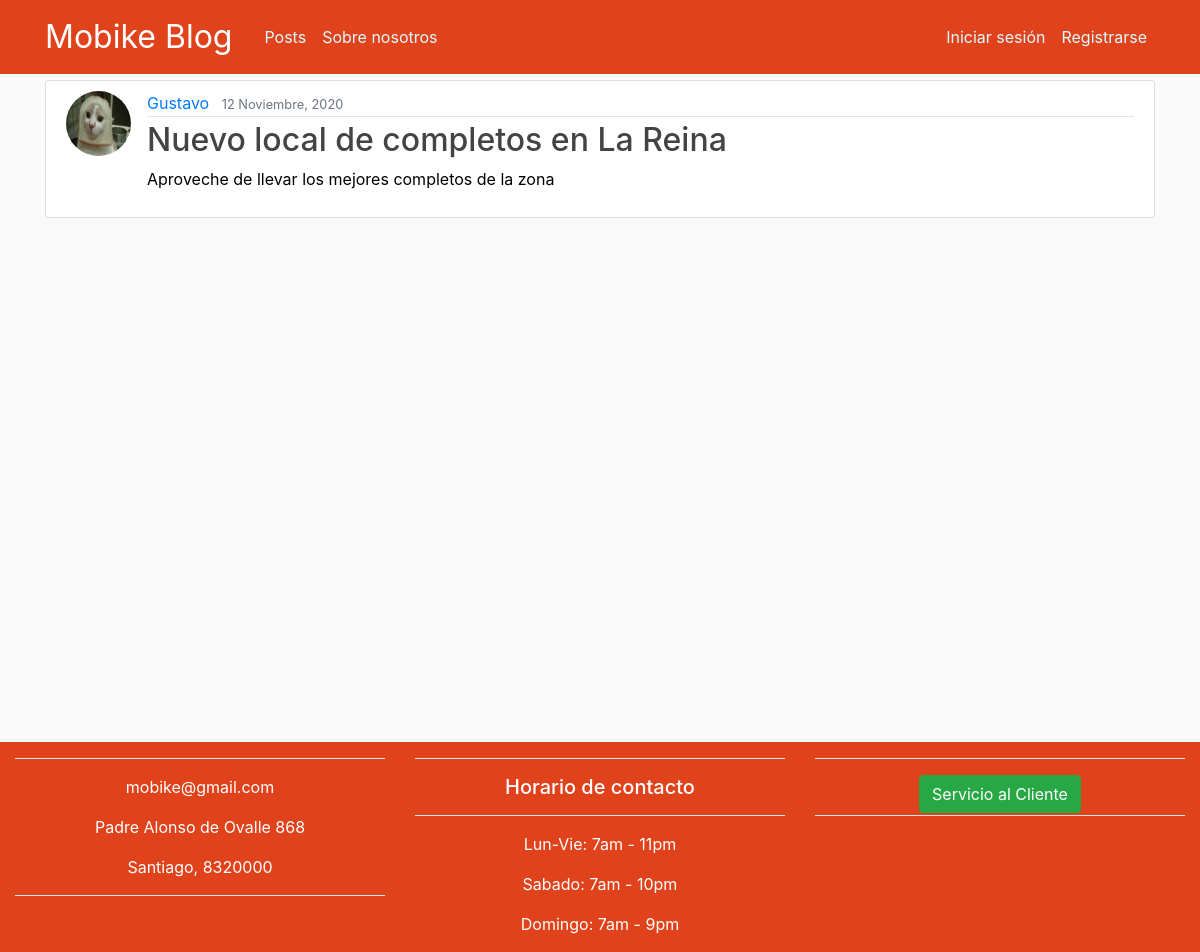
The page /post/30/ on the database its author committed.
### blog/models.py (models this page shows, shortened)
class Post(models.Model):
    title = models.CharField(max_length=100)
    content = models.TextField()
    date_posted = models.DateTimeField(default=timezone.now)
    author = models.ForeignKey(User, on_delete=models.CASCADE)

### users/models.py (models this page shows, shortened)
class Profile(models.Model):
    user = models.OneToOneField(User, on_delete=models.CASCADE)
    image = models.ImageField(default='default.jpg', upload_to='profile_pics')

### blog/views.py (the view)
# urls.py: path('post/<int:pk>/', PostDetailView.as_view(), name='post-detail'),
class PostDetailView(DetailView):
    model = Post

### blog/templates/blog/post_detail.html (shortened to what this page needs)
{% extends "blog/base.html" %}
{% block content %}
    <article class="media content-section">
        <img class="rounded-circle article-img" src="{{ object.author.profile.image.url }}">
        <div class="media-body">
            <div class="article-metadata">
                <a class="mr-2" href="{% url 'user-posts' object.author.username %}">{{ object.author }}</a>
                <small class="text-muted">{{ object.date_posted|date:"d F, Y" }}</small>
            </div>
            <h2 class="article-title">{{ object.title }}</h2>
            <p class="article-content">{{ object.content }}</p>
        </div>
    </article>
    <br>
    <br>
    <br>
    <br>
    <br>
    <br>
    <br>
    <br>
    <br>
    <br>
    <br>
    <br>
    <br>
    <br>
    <br>
    <br>
    <br>
    <br>
    <br>
    <br>
    <br>
{% endblock content %}

### blog/static/blog/main.css (style rules this page uses)
body { background: #fafafa; color: #333333; margin-top: 5rem; height: 100%; }
h1, h2, h3, h4, h5, h6, p { color: black; }
.content-section { background: #ffffff; padding: 10px 20px; border: 1px solid #dddddd; border-radius: 3px; margin-bottom: 20px; }
.article-title { color: #444444; }
.article-content { white-space: pre-line; }
.article-img { height: 65px; width: 65px; margin-right: 16px; }
.article-metadata { padding-bottom: 1px; margin-bottom: 4px; border-bottom: 1px solid #e3e3e3 }

### rows shown on the page
Post: author.profile.image (picture), author "Gustavo", date_posted "12 Noviembre, 2020", title "Nuevo local de completos en La Reina", content "Aproveche de llevar los mejores completos de la zona"
